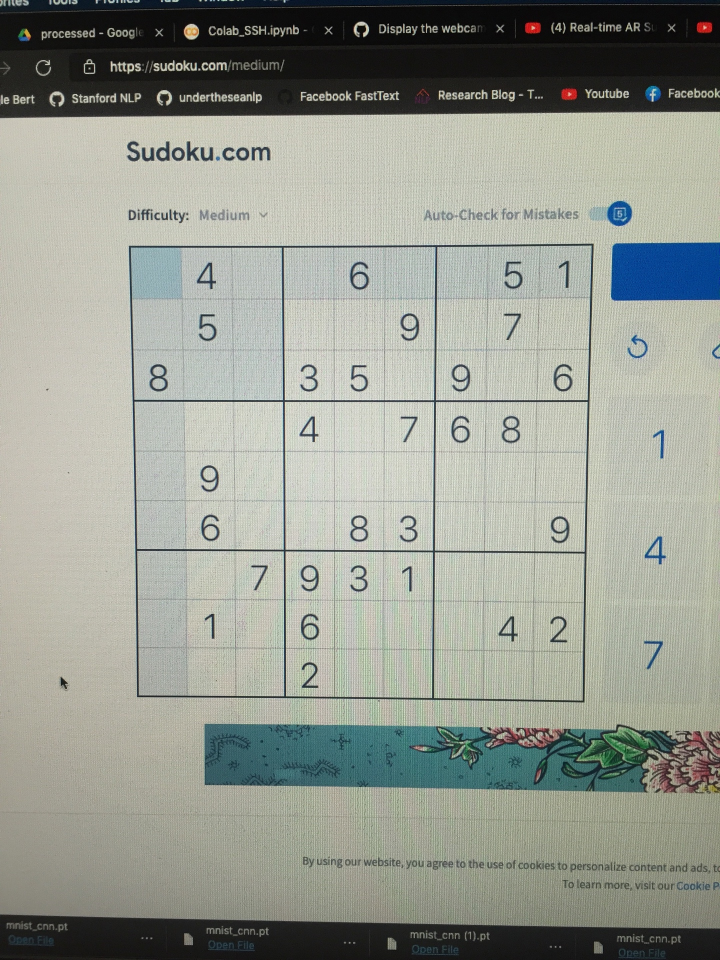
#> input picture test/test1.jpeg, 1440 x 1920 px (shown at 1/2 size)
$ python -i utils.py   (imports and definitions only)
#> lines starting #> are read from the running program, lines starting #| are printed output that depends on the picture; after the words box and inside, x2 and y2 are one past the last pixel; in counts of white or black regions, pixels touching at a corner belong together
#> further down, picture is the input picture: shape (1920, 1440, 3); mean B, G, R 144.7, 154.2, 150.2
import cv2
import numpy as np

WIDTH_IMG = 576
HEIGHT_IMG = 576


def find_board(image):
    gray = cv2.cvtColor(image, cv2.COLOR_BGR2GRAY)
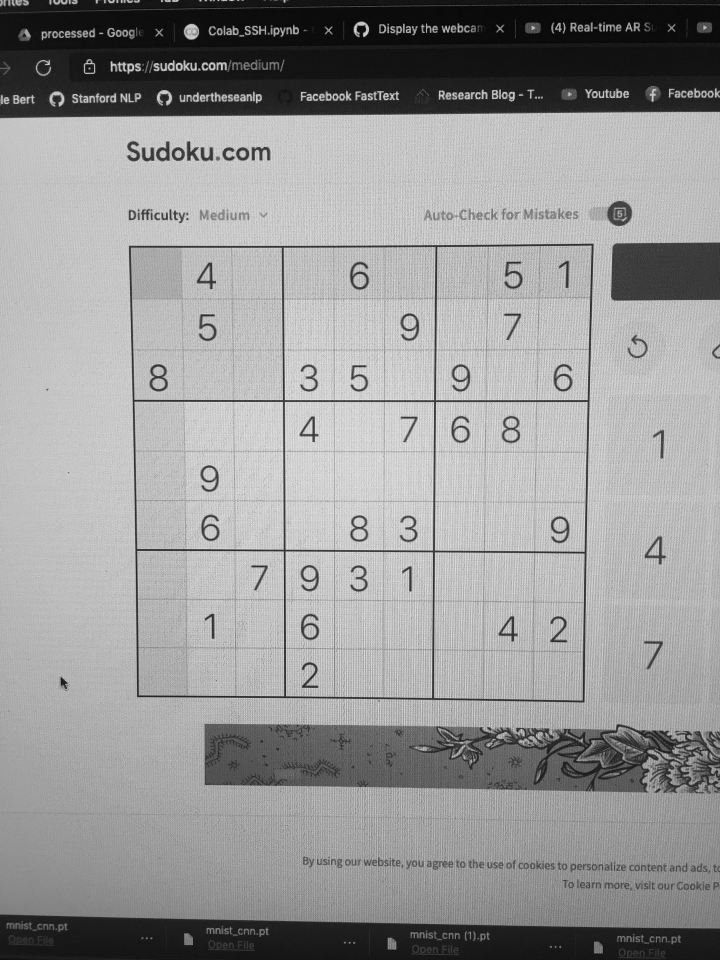
#> gray: shape (1920, 1440) (shown at 1/2 size); min 0, max 254, mean 152
    blured = cv2.GaussianBlur(gray, (5, 5), 1)
    thresh = cv2.adaptiveThreshold(blured, 255, cv2.ADAPTIVE_THRESH_GAUSSIAN_C, cv2.THRESH_BINARY_INV, 11, 2)
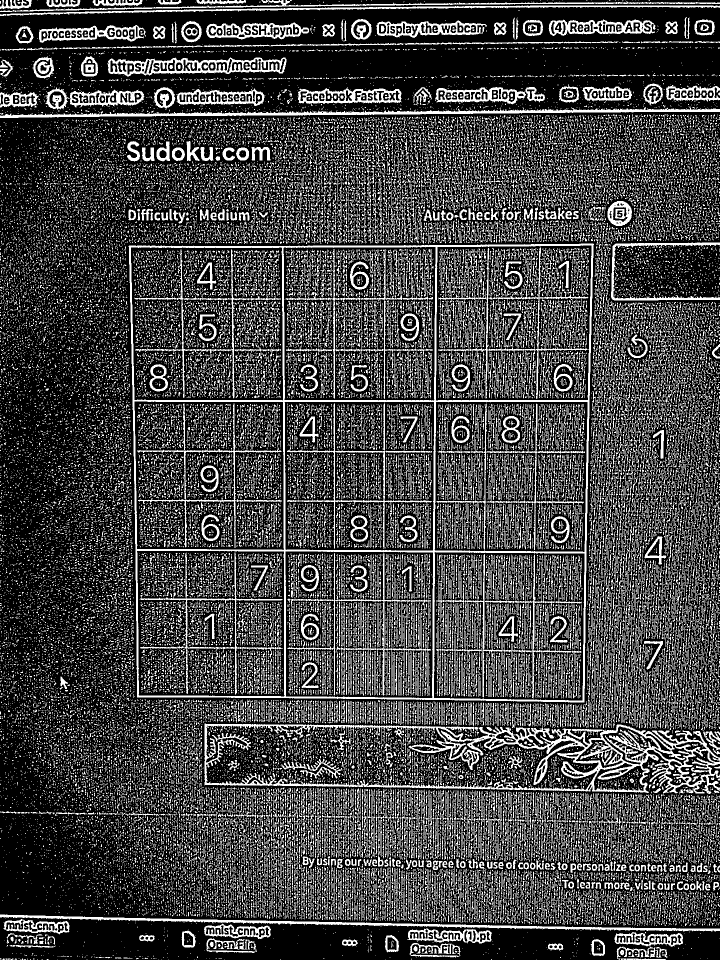
#> thresh: shape (1920, 1440) (shown at 1/2 size); 26.4% white in thin lines or dots
    contours, _ = cv2.findContours(thresh, cv2.RETR_EXTERNAL, cv2.CHAIN_APPROX_SIMPLE)
#> contours = 38218 contours, 37535 with area under 20; largest, box (x1, y1, x2, y2) and area: (257, 487, 1188, 1405) 824126, (409, 1447, 1440, 1592) 114090, (214, 115, 573, 153) 8982, (0, 213, 1440, 236) 6972, (0, 1829, 1440, 1864) 5840

    points = np.array([])
    max_area = 0
    for contour in contours:
        area = cv2.contourArea(contour)
        if area > 50:
            peri = cv2.arcLength(contour, True)
            approx = cv2.approxPolyDP(contour, 0.02 * peri, True)
            if area > max_area and len(approx) == 4:
                points = approx
                max_area = area
#> this loop made 38218 passes
#> (area, peri, approx) on passes 22, 158, 735, 3610: (119, 188.3, [[1242, 1917], [1331, 1919]]), (150.5, 207, [[19, 1890], [58, 1895], [110, 1892]]), (5839.5, 3173.9, [[0, 1829], [1439, 1861]]), (60, 295.1, [[683, 1746], [680, 1837]])
#> (area, peri) on passes 127, 144, 147, 169, 174, 194: (54, 29.31), (115, 175.5), (389, 471.5), (298, 87.6), (2215.5, 284), (300.5, 87.84)
#> after the loop, max_area = 824126; points = [[1187, 488], [258, 491], [274, 1394], [1168, 1404]]

    if points.size != 0:
        points = points.reshape((4, 2))
        rect = np.zeros((4, 1, 2), dtype=np.int32)
        add = np.sum(points, axis=1)
#> add = [1675, 749, 1668, 2572]
        rect[0] = points[np.argmin(add)]
        rect[3] = points[np.argmax(add)]
        diff = np.diff(points, axis=1)
#> diff = [-699, 233, 1120, 236]
        rect[1] = points[np.argmin(diff)]
        rect[2] = points[np.argmax(diff)]
    return rect


# [104 lines left out: functions create_perspective_matrix, split_cells, extract_digit, predict_digits, draw_grid, draw_numbers, not called in this run]

>>> import cv2
>>> picture = cv2.imread('test/test1.jpeg')
>>> result = find_board(picture)
#> result = [[258, 491], [1187, 488], [274, 1394], [1168, 1404]]

$ run again, on test/test3.jpeg
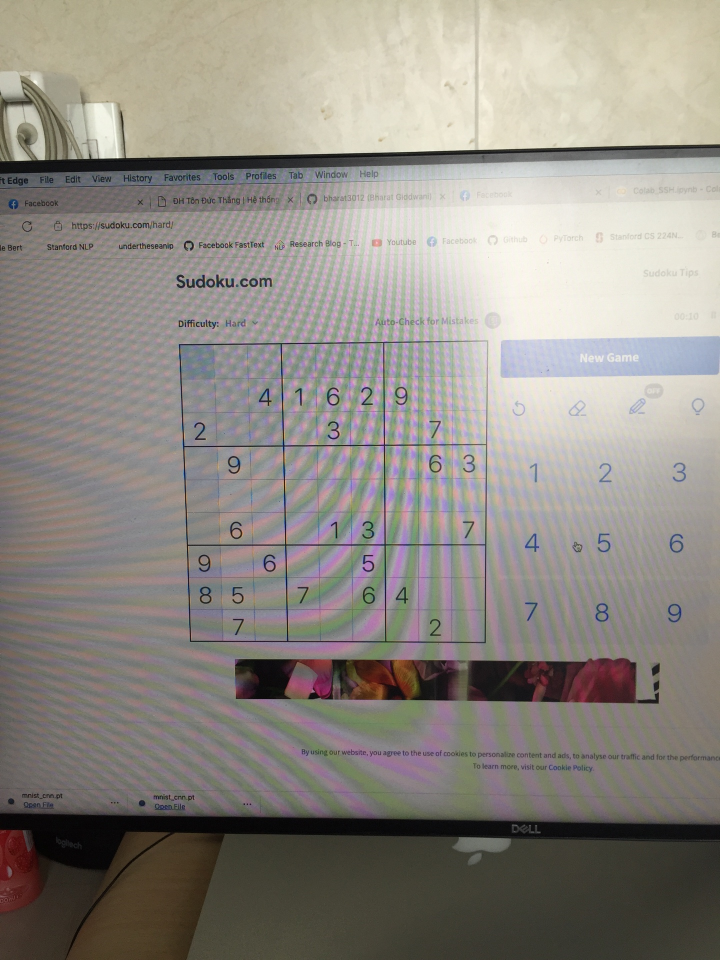
#> input picture test/test3.jpeg, 1440 x 1920 px (shown at 1/2 size)
#> picture is the input picture: shape (1920, 1440, 3); mean B, G, R 131.6, 138.6, 143.6
#> in find_board, `gray = cv2.cvtColor(image, cv2.COLOR_BGR2GRAY)`:
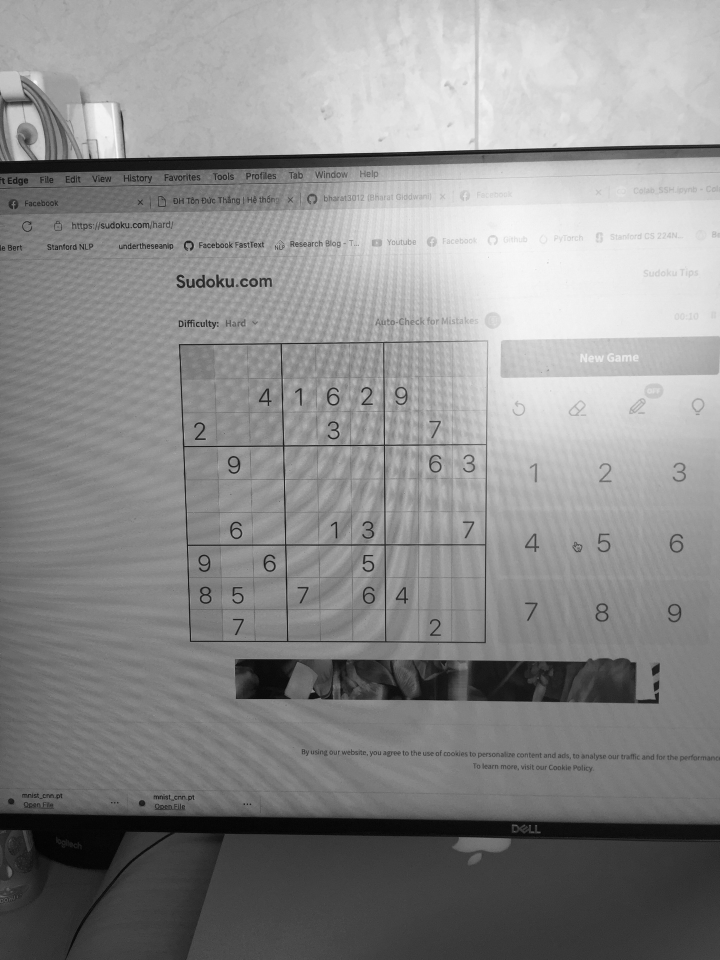
#> gray: shape (1920, 1440) (shown at 1/2 size); min 0, max 253, mean 139.3
#> in find_board, `thresh = cv2.adaptiveThreshold(blured, 255, cv2.ADAPTIVE_THRESH_GAUSSI..`:
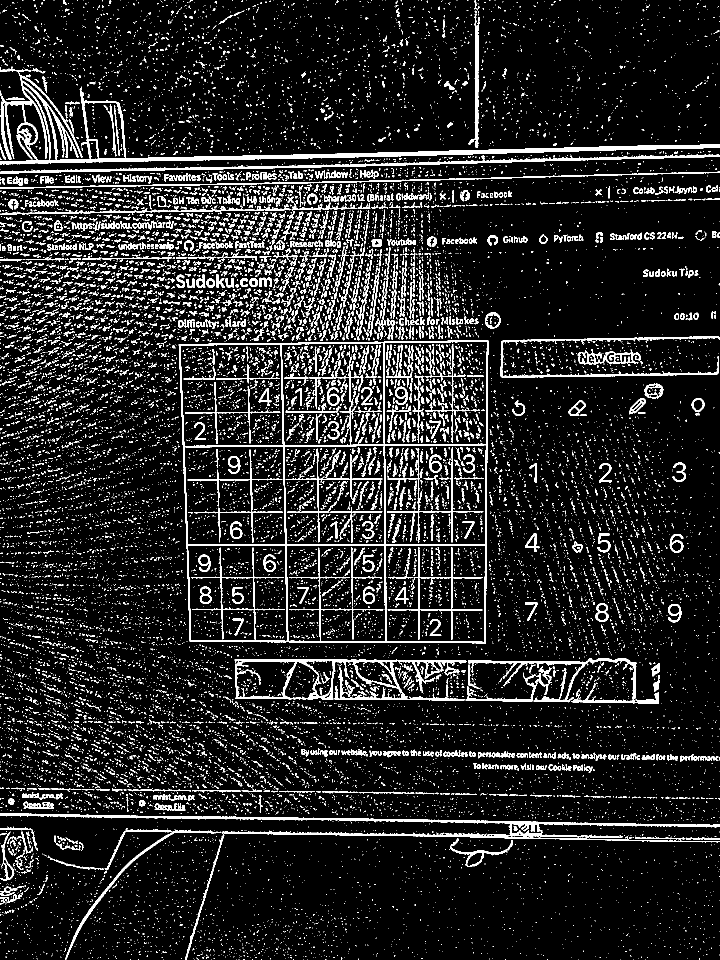
#> thresh: shape (1920, 1440) (shown at 1/2 size); 10.7% white; 20863 white regions (18703 under 20 px)
#> contours = 17709 contours, 16661 with area under 20; largest, box (x1, y1, x2, y2) and area: (357, 680, 977, 1287) 362188, (0, 135, 1440, 329) 28254, (469, 1318, 933, 1401) 16155, (0, 1627, 1440, 1685) 9315, (0, 309, 1440, 347) 5120
#> the loop in find_board, `for contour in contours:` made 17709 passes
#> (area, peri, points, max_area) on pass 1506: (200, 281.8, [[95, 1714], [135, 1731], [207, 1738], [162, 1735]], 200)
#> after the loop in find_board, `for contour in contours:`: max_area = 362188.5; points = [[975, 680], [357, 689], [380, 1283], [971, 1286]]
#> add = [1655, 1046, 1663, 2257]
#> diff = [-295, 332, 903, 315]
#> result = [[357, 689], [975, 680], [380, 1283], [971, 1286]]
